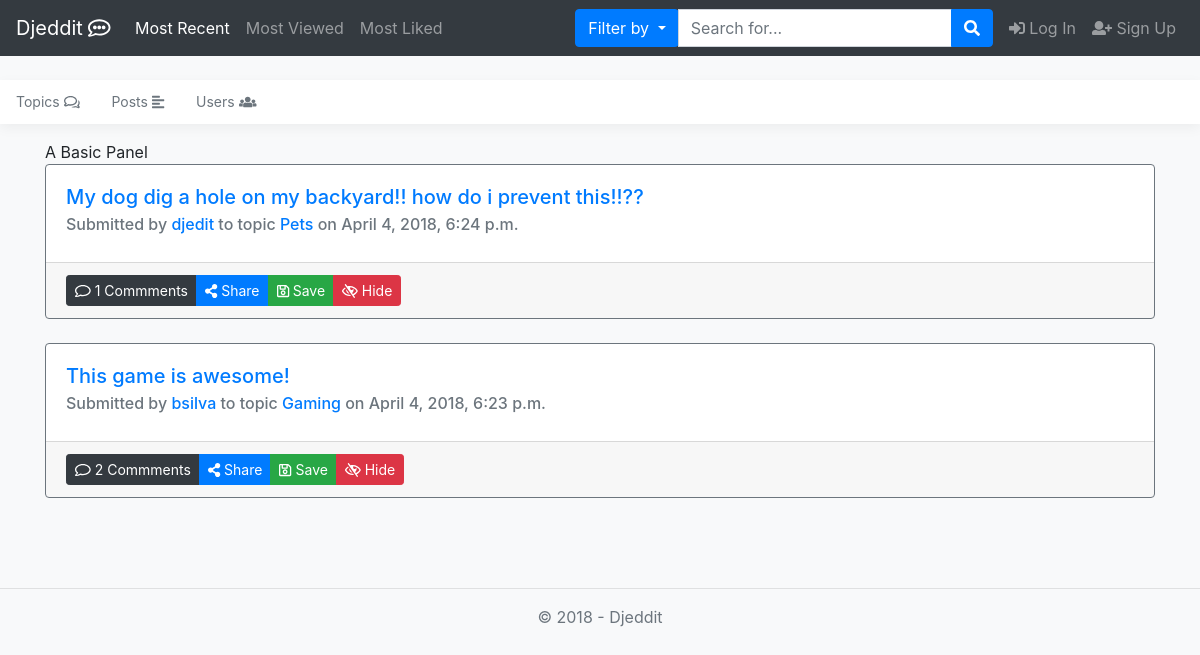
Screenshot of /search with the database file from the repository.
### app/models.py (models this page shows, shortened)
class Post(models.Model):
    topic = models.ForeignKey(Topic, on_delete=models.CASCADE)
    title = models.CharField(max_length=120, blank=False)  # campo obrigatório
    content = models.CharField(max_length=100000, blank=False)
    score = models.IntegerField(default=0)
    date = models.DateTimeField(auto_now=True)
    userOP = models.ForeignKey(User, on_delete=models.CASCADE)
    nComments = models.IntegerField(default=0, validators=[MinValueValidator(0)])

class Topic(models.Model):
    name = models.CharField(max_length=80, blank=False, primary_key=True)
    rules = models.CharField(max_length=500)
    description = models.CharField(max_length=300, blank=False)
    userCreator = models.ForeignKey(User, on_delete=models.CASCADE)
    nSubscribers = models.IntegerField(default=0, validators=[MinValueValidator(0)])

### app/views.py (the view)
# urls.py: re_path(r'^search$', views.search, name="search")
def search(request):
    tparams = {
        'year': datetime.now().year
    }
    searchstring = request.GET.get("q", " ")
    filtertype = request.GET.get("filterType", "searchPostsOption")
    if filtertype == 'searchTopicsOption':
        tparams["results"] = Topic.objects.filter(name__icontains=searchstring)
        template = "search_topics.html"
    elif filtertype == 'searchUsersOption':
        tparams["results"] = User.objects.filter(userName__icontains=searchstring)
        template = "search_users.html"
    else:
        tparams["results"] = Post.objects.filter(title__icontains=searchstring)
        template = "search_posts.html"
    return render(request, template, tparams)

### templates/search_posts.html (shortened to what this page needs)
{% extends 'search_layout.html' %}
{% block content %}
    <div class="panel panel-default">
        <div class="panel-body">A Basic Panel</div>
    </div>
    {% for p in results %}
        {% include "post_preview.html" with post=p%}
        <br>
    {% endfor %}
{% endblock %}

### templates/post_preview.html (shortened to what this page needs)
<div class="card border-secondary">
    <div class="card-body">
        <h5 class="card-title"><a href="{% url "post" topicName=post.topic.name postID=post.id %}">{{ post.title }}</a> </h5>
        <h6 class="card-subtitle mb-2 text-muted">Submitted by <a href="#">{{ post.userOP.username }}<a/>
            to topic <a href="{% url "topic"  topicName=post.topic.name %}"> {{ post.topic.name }} <a/> on {{ post.date }}</h6>
    </div>
    <div class="card-footer">
        <div class="btn-group" role="group" aria-label="Action Buttons">
            <button href="#" class="btn btn-sm btn-dark"><i class="far fa-comment"></i> {{ post.nComments }} Commments
            </button>
            <button class="btn btn-sm btn-primary" type="button" data-toggle="collapse" data-target="#coll{{ post.id }}"
                    aria-expanded="false" aria-controls="collapseExample">
                <i class="fas fa-share-alt"></i> Share
            </button>
            <button href="#" class="btn btn-sm btn-success"><i class="far fa-save"></i> Save</button>
            <button href="#" class="btn btn-sm btn-danger"><i class="far fa-eye-slash"></i> Hide</button>
        </div>
    </div>
</div>

### rows the page displays
Post: title "My dog dig a hole on my backyard!! how do i prevent this!!??", userOP.username "djedit", topic.name "Pets", date "April 4, 2018, 6:24 p.m.", nComments "1"
Post: title "This game is awesome!", userOP.username "bsilva", topic.name "Gaming", date "April 4, 2018, 6:23 p.m.", nComments "2"
